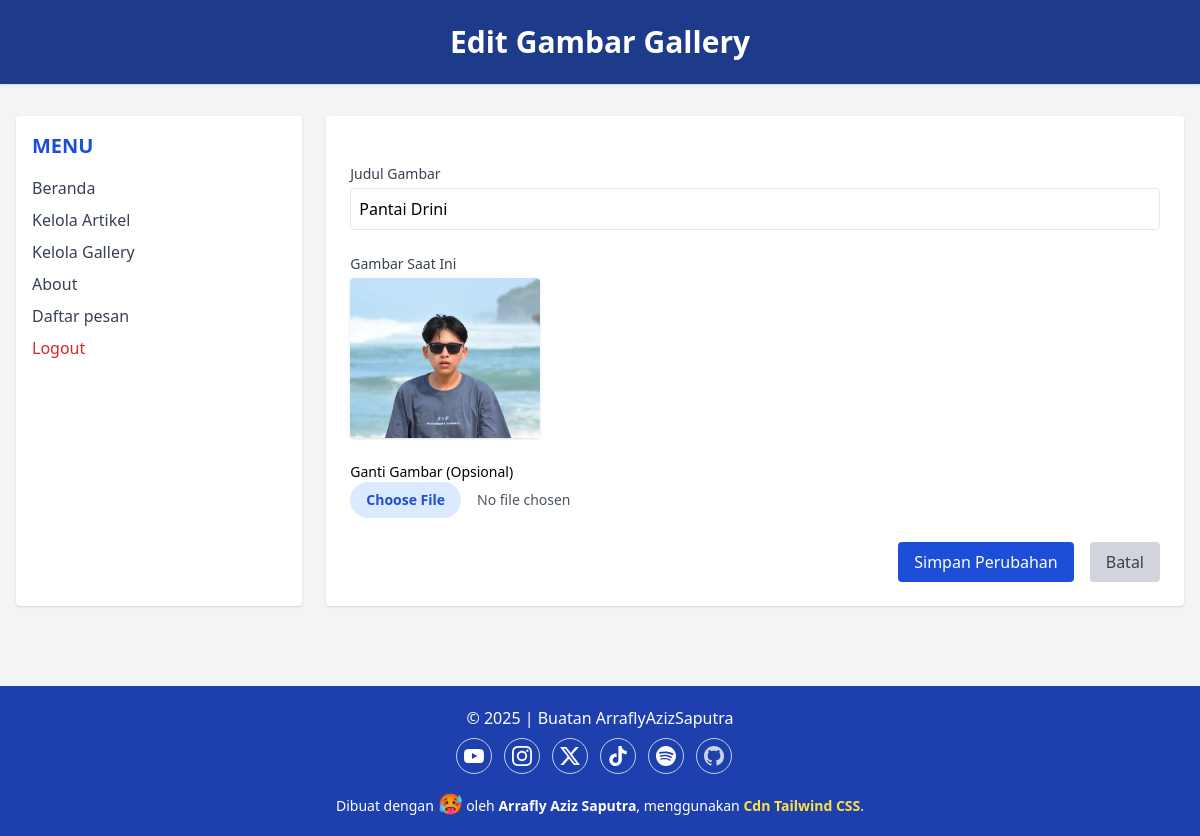
/admin/edit_gallery.php?id_gallery=2 (signed in), run on the app's committed database.
### tables this page shows
CREATE TABLE `tbl_gallery` (
  `id_gallery` int(5) NOT NULL,
  `judul` text NOT NULL,
  `foto` text NOT NULL
);

### admin/edit_gallery.php (the view, shortened to what this page needs)
<?php
include('../koneksi.php');
$id = $_GET['id_gallery'];
$sql = "SELECT * FROM tbl_gallery WHERE id_gallery = '$id'";
$query = mysqli_query($db, $sql);
$data = mysqli_fetch_array($query);
?>
<!DOCTYPE html>
<html lang="en">
<head>
    <script src="https://cdn.tailwindcss.com"></script>
</head>
<body class="bg-gray-100 min-h-screen">
    <header class="bg-blue-900 text-white text-center py-6 shadow">
        <h1 class="text-3xl font-bold">Edit Gambar Gallery</h1>
    </header>
    <div class="flex max-w-7xl mx-auto mt-8 px-4">
        <aside class="w-1/4 bg-white rounded shadow p-4">
            <h2 class="text-xl font-semibold text-blue-700 mb-4 textcenter">MENU</h2>
            <ul class="space-y-2 text-gray-700">
                <li><a href="beranda_admin.php" class="block hover:text-blue-600">Beranda</a></li>
                <li><a href="data_artikel.php" class="block hover:text-blue-600">Kelola Artikel</a></li>
                <li><a href="data_gallery.php" class="block hover:text-blue-600">Kelola Gallery</a></li>
                <li><a href="about.php" class="block hover:text-blue-800">About</a></li>
                <li><a href="kelola_pesan.php" class="block hover:text-blue-600">Daftar pesan</a></li>
                    <a href="logout.php" onclick="return confirm('Apakah anda yakin ingin keluar?');"
                        class="block text-red-600 hover:underline fontmedium">Logout</a>
            </ul>
        </aside>
        <main class="w-3/4 bg-white rounded shadow p-6 ml-6">
            <form action="proses_edit_gallery.php" method="post"
                enctype="multipart/form-data" class="space-y-6">
                <div>
                    <label for="judul" class="block text-sm font-medium text-gray-700 mb-1">Judul Gambar</label>
                    <input type="text" id="judul" name="judul" required
                        value="<?php echo htmlspecialchars($data['judul']); ?>"
                        class="w-full p-2 border rounded focus:outline-none focus:ring focus:border-blue-500">
                </div>
                <div>
                    <label class="block text-sm font-medium text-gray-700 mb-1">Gambar
                        Saat Ini</label>
                    <img src="../images/<?php echo $data['foto']; ?>" class="h-40 rounded shadow mb-3" alt="Foto Lama">
                </div>
                <div>
                    <label for="foto" class="block text-sm font-medium text-gray-700mb-1">Ganti Gambar (Opsional)</label>
                    <input type="file" id="foto" name="foto" accept="image/*"
                        class="block w-full text-sm text-gray-600 file:mr-4 file:py-2
file:px-4 file:rounded-full file:border-0 file:text-sm file:font-semibold
file:bg-blue-100 file:text-blue-700 hover:file:bg-blue-200">
                </div>
                <div class="flex justify-end space-x-4">
                    <button type="submit"
                        class="bg-blue-700 text-white px-4 py-2 rounded hover:bg-blue-800 transition">Simpan Perubahan</button>
                    <a href="data_gallery.php"
                        class="bg-gray-300 text-gray-700 px-4 py-2 rounded hover:bggray-400 transition">Batal</a>
                </div>
            </form>
        </main>
    </div>
    <footer class="bg-blue-800 text-white text-center py-5 mt-20">
        &copy; <?php echo date('Y'); ?> | Buatan ArraflyAzizSaputra
        <div class="w-full pt-2 0">
            <div class="flex items-center justify-center mb-5">
                <a href="https://youtube.com/@arraflyaziz2?si=MnABgllm3XJwLCvH" target="_blank"
                    class="w-9 h-9 mr-3 rounded-full flex justify-center items-center border border-slate-300 text-slate-300 hover:border-primary hover:bg-primary hover:text-white">
                </a>
                <a href="https://www.instagram.com/arrxfinly_a_s_/profilecard/?igsh=MTRndnJ1eDR0anZwdg=="
                    target="_blank" class="w-9 h-9 mr-3 rounded-full flex justify-center items-center border border-slate-300 text-slate-300 hover:border-primary hover:bg-primary hover:text-white">
                </a>
                <a href="https://x.com/arrafly_aziz?t=aUe2zmeNRwIZV9ksai1XUA&s=08" target="_blank" class="w-9 h-9 mr-3 rounded-full flex justify-center items-center border border-slate-300 text-slate-300 hover:border-primary hover:bg-primary hover:text-white">
                    <svg role="img" width="20" fill="white" viewBox="0 0 24 24" xmlns="http://www.w3.org/2000/svg">
                        <title>X</title>
                        <path
                            d="M18.901 1.153h3.68l-8.04 9.19L24 22.846h-7.406l-5.8-7.584-6.638 7.584H.474l8.6-9.83L0 1.154h7.594l5.243 6.932ZM17.61 20.644h2.039L6.486 3.24H4.298Z" />
                    </svg>
                </a>
                <a href="https://www.tiktok.com/@pengen_leptop_gaming?_t=8r6Wx3psHzT&_r=1" target="_blank"
                    class="w-9 h-9 mr-3 rounded-full flex justify-center items-center border border-slate-300 text-slate-300 hover:border-primary hover:bg-primary hover:text-white">
                </a>
                <a href="https://open.spotify.com/user/31otpy7htclwrlrgs5ukzm3tkejq?si=6PoWho7OSC6jFLVGlSCeww"
                    target="_blank" class="w-9 h-9 mr-3 rounded-full flex justify-center items-center border border-slate-300 text-slate-300 hover:border-primary hover:bg-primary hover:text-white">
                </a>
                <a href="https://github.com/Arraflyazizsaputra"
                    target="_blank" class="w-9 h-9 mr-3 rounded-full flex justify-center items-center border border-slate-300 text-slate-300 hover:border-primary hover:bg-primary hover:text-white">
                </a>
            </div>
            <p class="font-medium text-sm text-white text-center">Dibuat dengan <span class="text-pink-500" style='font-size:20px;'>&#129397;</span>
                oleh <a href="http://instagram.com/" target="_blank" class="font-bold text-primary">Arrafly Aziz Saputra</a>, menggunakan
                <a href="https://tailwindcss.com/" target="_blank" class="font-bold text-yellow-300">Cdn Tailwind CSS</a>.
            </p>
        </div>
    </footer>
</body>
</html>

### data on the page
tbl_gallery: judul "Pantai Drini", foto (picture)
